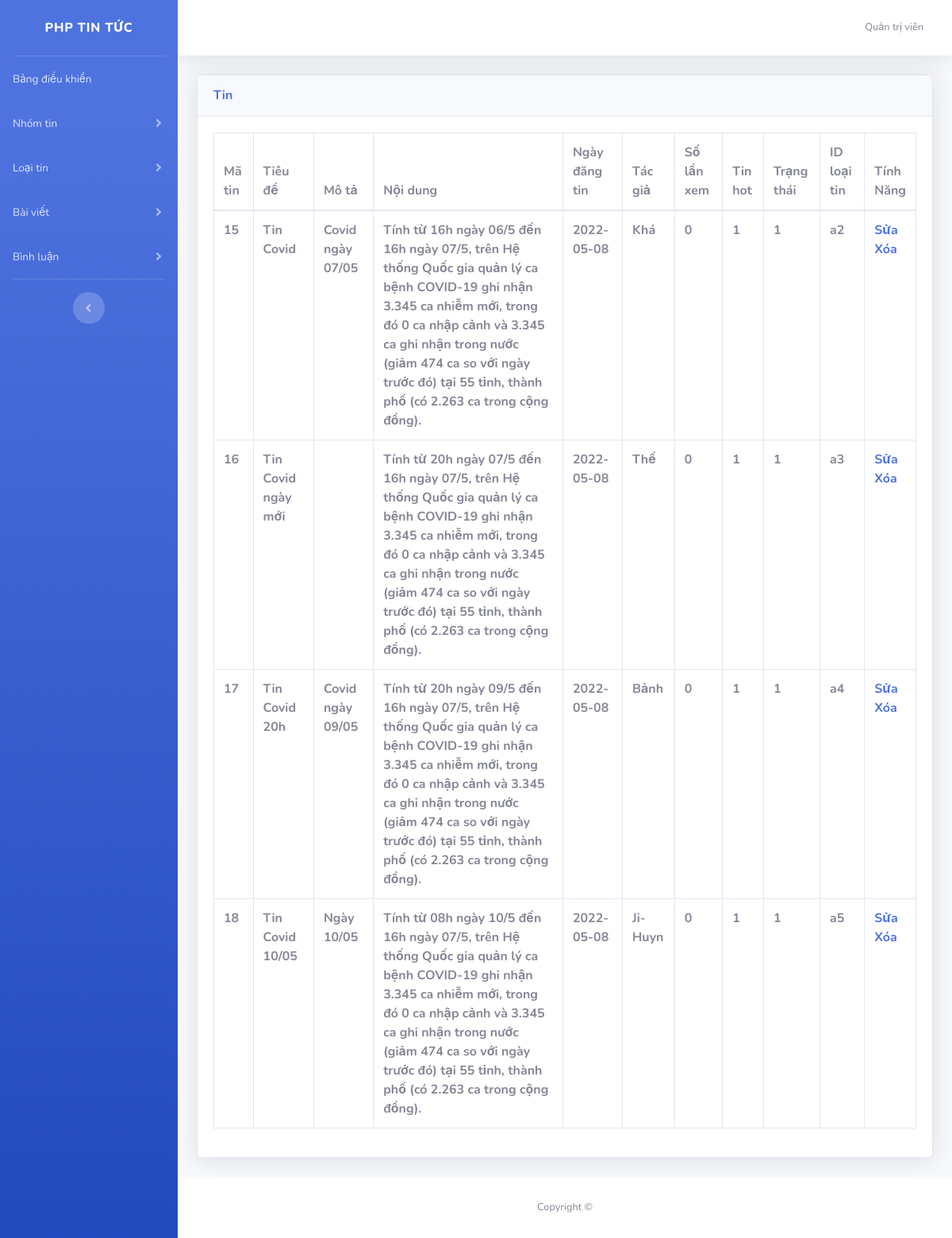
Page /NewsWebsite/admin/baiviet.php on the committed database.
### tables this page shows
CREATE TABLE IF NOT EXISTS `tin` (
  `id_tin` int(11) NOT NULL AUTO_INCREMENT,
  `tieude` varchar(255) NOT NULL,
  `mota` varchar(255) NOT NULL,
  `noidung` text NOT NULL,
  `ngaydangtin` date NOT NULL,
  `tacgia` varchar(50) NOT NULL,
  `solanxem` int(11) DEFAULT NULL,
  `tinhot` tinyint(1) NOT NULL,
  `trangthai` tinyint(1) NOT NULL,
  `id_loaitin` varchar(5) NOT NULL,
  PRIMARY KEY (`id_tin`),
  KEY `id_loaitin` (`id_loaitin`)
);

### NewsWebsite/admin/baiviet.php (the view, shortened to what this page needs)
<?php require_once __DIR__. "/layouts/header.php";?>
<?php
    require_once __DIR__. "/../libraries/connect.php";
    $sql="select * from tin";
    $stm=$o->query($sql);
    $data=$stm->fetchAll(PDO::FETCH_ASSOC);
?>
<div id="content">
    <div class="container-fluid">
        <div class="card shadow mb-4">
            <div class="card-header py-3">
                <h6 class="m-0 font-weight-bold text-primary">Tin</h6>
            </div>
            <div class="card-body">
                <div class="table-responsive">
                    <table class="table table-bordered" id="dataTable" width="100%" cellspacing="0">
                        <thead>
                            <tr>
                                <th>Mã tin</th>
                                <th>Tiêu đề</th>
                                <th>Mô tả</th>
                                <th>Nội dung</th>
                                <th>Ngày đăng tin</th>
                                <th>Tác giả</th>
                                <th>Số lần xem</th>
                                <th>Tin hot</th>
                                <th>Trạng thái</th>
                                <th>ID loại tin</th>
                                <th width="10px; !important">Tính Năng</th>
                            </tr>
                        </thead>
                        <tbody>
                            <?php
                                foreach ($data as $key => $value)
                                {
                                ?>
                            <tr>
                                <th><?php echo $value['id_tin']?></th>
                                <th><?php echo $value['tieude']?></th>
                                <th><?php echo $value['mota']?></th>
                                <th><?php echo $value['noidung']?></th>
                                <th><?php echo $value['ngaydangtin']?></th>
                                <th><?php echo $value['tacgia']?></th>
                                <th><?php echo $value['solanxem']?></th>
                                <th><?php echo $value['tinhot']?></th>
                                <th><?php echo $value['trangthai']?></th>
                                <th><?php echo $value['id_loaitin']?></th>
                                <th>
                                    <a
                                        href="/NewsWebsite/admin/suabaiviet.php?ma=<?php echo $value['id_tin']?>">Sửa</a>
                                    <a
                                        href="/NewsWebsite/admin/xoabaiviet.php?ma=<?php echo $value['id_tin']?>">Xóa</a>
                                </th>
                            </tr>
                            <?php
                                }
                                ?>
                        </tbody>
                    </table>
                </div>
            </div>
        </div>
    </div>
</div>
<?php require_once __DIR__. "/layouts/footer.php"?>

### NewsWebsite/admin/layouts/header.php (shortened to what this page needs)
<!DOCTYPE html>
<head>
    <link href="/NewsWebsite/public/admin/vendor/fontawesome-free/css/all.min.css" rel="stylesheet" type="text/css">
    <link href="/NewsWebsite/public/admin/css/sb-admin-2.min.css" rel="stylesheet">
    <link href="/NewsWebsite/public/admin/vendor/datatables/dataTables.bootstrap4.min.css" rel="stylesheet">
</head>
<body id="page-top">
    <div id="wrapper">
        <ul class="navbar-nav bg-gradient-primary sidebar sidebar-dark accordion" id="accordionSidebar">
            <a class="sidebar-brand d-flex align-items-center justify-content-center" href="/NewsWebsite/admin/index.php">
                <div class="sidebar-brand-text mx-3">PHP Tin Tức</div>
            </a>
            <hr class="sidebar-divider my-0">
            <li class="nav-item">
                <a class="nav-link" href="/NewsWebsite/admin/index.php">
                    <span>Bảng điều khiển</span></a>
            </li>
            <li class="nav-item">
                <a class="nav-link collapsed" href="#" data-toggle="collapse" data-target="#collapseSanPham"
                    aria-expanded="true" aria-controls="collapseSanPham">
                    <span>Nhóm tin</span>
                </a>
            </li>
            <li class="nav-item">
                <a class="nav-link collapsed" href="#" data-toggle="collapse" data-target="#collapseKhachHang"
                    aria-expanded="true" aria-controls="collapseKhachHang">
                    <span>Loại tin</span>
                </a>
            </li>
            <li class="nav-item">
                <a class="nav-link collapsed" href="#" data-toggle="collapse" data-target="#collapseNhaSanXuat"
                    aria-expanded="true" aria-controls="collapseNhaSanXuat">
                    <span>Bài viết</span>
                </a>
            </li>
            <li class="nav-item">
                <a class="nav-link collapsed" href="#" data-toggle="collapse" data-target="#collapseBanner"
                    aria-expanded="true" aria-controls="collapseBanner">
                    <span>Bình luận</span>
                </a>
            </li>
            <hr class="sidebar-divider d-none d-md-block">
            <div class="text-center d-none d-md-inline">
                <button class="rounded-circle border-0" id="sidebarToggle"></button>
            </div>
        </ul>
        <d id="content-wrapper" class="d-flex flex-column">
                <nav class="navbar navbar-expand navbar-light bg-white topbar mb-4 static-top shadow">
                    <ul class="navbar-nav ml-auto">
                        <li class="nav-item dropdown no-arrow">
                            <a class="nav-link dropdown-toggle" href="#" id="userDropdown" role="button"
                                data-toggle="dropdown" aria-haspopup="true" aria-expanded="false">
                                <span class="mr-2 d-none d-lg-inline text-gray-600 small">Quản trị viên</span>
                            </a>
                        </li>
                    </ul>
                </nav>

### NewsWebsite/admin/layouts/footer.php (shortened to what this page needs)
<footer class="sticky-footer bg-white">
                <div class="container my-auto">
                    <div class="copyright text-center my-auto">
                        <span>Copyright &copy; </span>
                    </div>
                </div>
            </footer>
        </div>
</body>
</html>

### rows in the picture
tin: id_tin "15", tieude "Tin Covid", mota "Covid ngày 07/05", noidung "Tính từ 16h ngày 06/5 đến 16h ngày 07/5, trên Hệ thống Quốc gia quản lý ca bệnh COVID-19 ghi nhận 3.345 ca nhiễm mới, trong đó 0 ca nhập cảnh và 3.345 ca ghi nhận trong nước (giảm 474 ca so với ngày trước đó) tại 55 tỉnh, thành phố (có 2.263 ca trong cộng đồng).", ngaydangtin "2022-05-08", tacgia "Khá", solanxem "0", tinhot "1", trangthai "1", id_loaitin "a2"
tin: id_tin "16", tieude "Tin Covid ngày mới", noidung "Tính từ 20h ngày 07/5 đến 16h ngày 07/5, trên Hệ thống Quốc gia quản lý ca bệnh COVID-19 ghi nhận 3.345 ca nhiễm mới, trong đó 0 ca nhập cảnh và 3.345 ca ghi nhận trong nước (giảm 474 ca so với ngày trước đó) tại 55 tỉnh, thành phố (có 2.263 ca trong cộng đồng).", ngaydangtin "2022-05-08", tacgia "Thế", solanxem "0", tinhot "1", trangthai "1", id_loaitin "a3"
tin: id_tin "17", tieude "Tin Covid 20h", mota "Covid ngày 09/05", noidung "Tính từ 20h ngày 09/5 đến 16h ngày 07/5, trên Hệ thống Quốc gia quản lý ca bệnh COVID-19 ghi nhận 3.345 ca nhiễm mới, trong đó 0 ca nhập cảnh và 3.345 ca ghi nhận trong nước (giảm 474 ca so với ngày trước đó) tại 55 tỉnh, thành phố (có 2.263 ca trong cộng đồng).", ngaydangtin "2022-05-08", tacgia "Bảnh", solanxem "0", tinhot "1", trangthai "1", id_loaitin "a4"
tin: id_tin "18", tieude "Tin Covid 10/05", mota "Ngày 10/05", noidung "Tính từ 08h ngày 10/5 đến 16h ngày 07/5, trên Hệ thống Quốc gia quản lý ca bệnh COVID-19 ghi nhận 3.345 ca nhiễm mới, trong đó 0 ca nhập cảnh và 3.345 ca ghi nhận trong nước (giảm 474 ca so với ngày trước đó) tại 55 tỉnh, thành phố (có 2.263 ca trong cộng đồng).", ngaydangtin "2022-05-08", tacgia "Ji-Huyn", solanxem "0", tinhot "1", trangthai "1", id_loaitin "a5"
